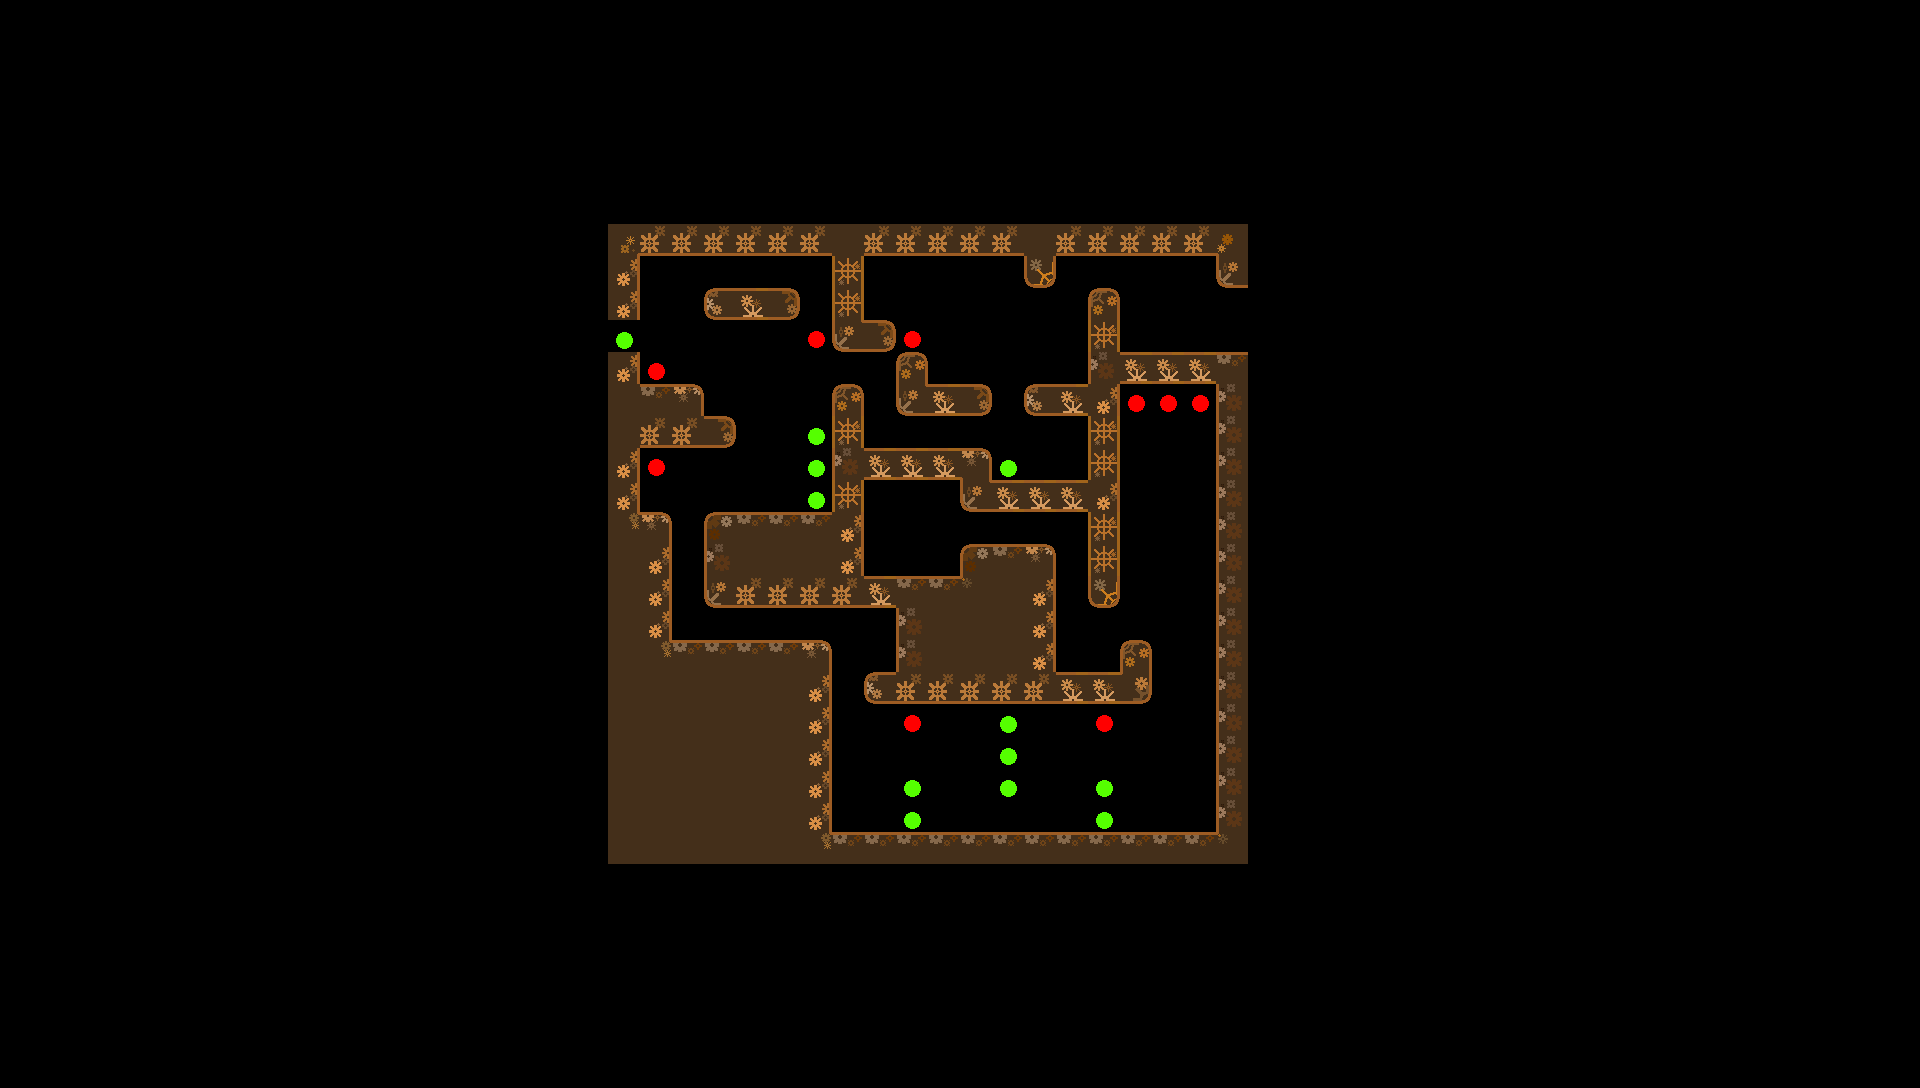

Rendered tile map (Tiled .tmx) drawn with the repository's tilesets; below, a short description and the full map source, tile grids included:
An orthogonal 60x34 tile map with 32x32 px tiles, 1 tile layer (Tile Layer 1).

<map version="1.10" tiledversion="1.10.2" orientation="orthogonal" renderorder="right-down" width="60" height="34" tilewidth="32" tileheight="32" infinite="0" nextlayerid="2" nextobjectid="1">
 <tileset firstgid="1" name="edited tileset" tilewidth="32" tileheight="32" tilecount="27" columns="9">
  <image source="Assets/tile set.png" width="288" height="96" />
 </tileset>
 <layer id="1" name="Tile Layer 1" width="60" height="34">
  <data encoding="csv">
0,0,0,0,0,0,0,0,0,0,0,0,0,0,0,0,0,0,0,0,0,0,0,0,0,0,0,0,0,0,0,0,0,0,0,0,0,0,0,0,0,0,0,0,0,0,0,0,0,0,0,0,0,0,0,0,0,0,0,0,
0,0,0,0,0,0,0,0,0,0,0,0,0,0,0,0,0,0,0,0,0,0,0,0,0,0,0,0,0,0,0,0,0,0,0,0,0,0,0,0,0,0,0,0,0,0,0,0,0,0,0,0,0,0,0,0,0,0,0,0,
0,0,0,0,0,0,0,0,0,0,0,0,0,0,0,0,0,0,0,0,0,0,0,0,0,0,0,0,0,0,0,0,0,0,0,0,0,0,0,0,0,0,0,0,0,0,0,0,0,0,0,0,0,0,0,0,0,0,0,0,
0,0,0,0,0,0,0,0,0,0,0,0,0,0,0,0,0,0,0,0,0,0,0,0,0,0,0,0,0,0,0,0,0,0,0,0,0,0,0,0,0,0,0,0,0,0,0,0,0,0,0,0,0,0,0,0,0,0,0,0,
0,0,0,0,0,0,0,0,0,0,0,0,0,0,0,0,0,0,0,0,0,0,0,0,0,0,0,0,0,0,0,0,0,0,0,0,0,0,0,0,0,0,0,0,0,0,0,0,0,0,0,0,0,0,0,0,0,0,0,0,
0,0,0,0,0,0,0,0,0,0,0,0,0,0,0,0,0,0,0,0,0,0,0,0,0,0,0,0,0,0,0,0,0,0,0,0,0,0,0,0,0,0,0,0,0,0,0,0,0,0,0,0,0,0,0,0,0,0,0,0,
0,0,0,0,0,0,0,0,0,0,0,0,0,0,0,0,0,0,0,0,0,0,0,0,0,0,0,0,0,0,0,0,0,0,0,0,0,0,0,0,0,0,0,0,0,0,0,0,0,0,0,0,0,0,0,0,0,0,0,0,
0,0,0,0,0,0,0,0,0,0,0,0,0,0,0,0,0,0,0,16,20,20,20,20,20,20,11,20,20,20,20,20,11,20,20,20,20,20,17,0,0,0,0,0,0,0,0,0,0,0,0,0,0,0,0,0,0,0,0,0,
0,0,0,0,0,0,0,0,0,0,0,0,0,0,0,0,0,0,0,12,0,0,0,0,0,0,8,0,0,0,0,0,24,0,0,0,0,0,19,0,0,0,0,0,0,0,0,0,0,0,0,0,0,0,0,0,0,0,0,0,
0,0,0,0,0,0,0,0,0,0,0,0,0,0,0,0,0,0,0,12,0,0,4,7,5,0,8,0,0,0,0,0,0,0,15,0,0,0,0,0,0,0,0,0,0,0,0,0,0,0,0,0,0,0,0,0,0,0,0,0,
0,0,0,0,0,0,0,0,0,0,0,0,0,0,0,0,0,0,0,9,0,0,0,0,0,18,22,5,18,0,0,0,0,0,8,0,0,0,0,0,0,0,0,0,0,0,0,0,0,0,0,0,0,0,0,0,0,0,0,0,
0,0,0,0,0,0,0,0,0,0,0,0,0,0,0,0,0,0,0,12,18,0,0,0,0,0,0,0,15,0,0,0,0,0,10,7,7,7,2,0,0,0,0,0,0,0,0,0,0,0,0,0,0,0,0,0,0,0,0,0,
0,0,0,0,0,0,0,0,0,0,0,0,0,0,0,0,0,0,0,11,2,3,0,0,0,0,15,0,22,7,5,0,4,7,12,18,18,18,10,0,0,0,0,0,0,0,0,0,0,0,0,0,0,0,0,0,0,0,0,0,
0,0,0,0,0,0,0,0,0,0,0,0,0,0,0,0,0,0,0,11,20,20,5,0,0,9,8,0,0,0,0,0,0,0,8,0,0,0,10,0,0,0,0,0,0,0,0,0,0,0,0,0,0,0,0,0,0,0,0,0,
0,0,0,0,0,0,0,0,0,0,0,0,0,0,0,0,0,0,0,12,18,0,0,0,0,9,10,7,7,7,14,9,0,0,8,0,0,0,10,0,0,0,0,0,0,0,0,0,0,0,0,0,0,0,0,0,0,0,0,0,
0,0,0,0,0,0,0,0,0,0,0,0,0,0,0,0,0,0,0,12,0,0,0,0,0,9,8,0,0,0,22,7,7,7,12,0,0,0,10,0,0,0,0,0,0,0,0,0,0,0,0,0,0,0,0,0,0,0,0,0,
0,0,0,0,0,0,0,0,0,0,0,0,0,0,0,0,0,0,0,25,3,0,1,2,2,2,12,0,0,0,0,0,0,0,8,0,0,0,10,0,0,0,0,0,0,0,0,0,0,0,0,0,0,0,0,0,0,0,0,0,
0,0,0,0,0,0,0,0,0,0,0,0,0,0,0,0,0,0,0,11,12,0,10,11,11,11,12,27,0,0,1,2,3,0,8,0,0,0,10,0,0,0,0,0,0,0,0,0,0,0,0,0,0,0,0,0,0,0,0,0,
0,0,0,0,0,0,0,0,0,0,0,0,0,0,0,0,0,0,0,11,12,0,19,20,20,20,20,7,2,2,26,11,12,0,24,0,0,0,10,0,0,0,0,0,0,0,0,0,0,0,0,0,0,0,0,0,0,0,0,0,
0,0,0,0,0,0,0,0,0,0,0,0,0,0,0,0,0,0,0,11,12,0,0,0,0,0,0,0,10,11,11,11,12,0,0,0,0,0,10,0,0,0,0,0,0,0,0,0,0,0,0,0,0,0,0,0,0,0,0,0,
0,0,0,0,0,0,0,0,0,0,0,0,0,0,0,0,0,0,0,11,25,2,2,2,2,3,0,0,10,11,11,11,12,0,0,15,0,0,10,0,0,0,0,0,0,0,0,0,0,0,0,0,0,0,0,0,0,0,0,0,
0,0,0,0,0,0,0,0,0,0,0,0,0,0,0,0,0,0,0,11,11,11,11,11,11,12,0,4,20,20,20,20,20,7,7,23,0,0,10,0,0,0,0,0,0,0,0,0,0,0,0,0,0,0,0,0,0,0,0,0,
0,0,0,0,0,0,0,0,0,0,0,0,0,0,0,0,0,0,0,11,11,11,11,11,11,12,0,0,18,0,0,9,0,0,18,0,0,0,10,0,0,0,0,0,0,0,0,0,0,0,0,0,0,0,0,0,0,0,0,0,
0,0,0,0,0,0,0,0,0,0,0,0,0,0,0,0,0,0,0,11,11,11,11,11,11,12,0,0,0,0,0,9,0,0,0,0,0,0,10,0,0,0,0,0,0,0,0,0,0,0,0,0,0,0,0,0,0,0,0,0,
0,0,0,0,0,0,0,0,0,0,0,0,0,0,0,0,0,0,0,11,11,11,11,11,11,12,0,0,9,0,0,9,0,0,9,0,0,0,10,0,0,0,0,0,0,0,0,0,0,0,0,0,0,0,0,0,0,0,0,0,
0,0,0,0,0,0,0,0,0,0,0,0,0,0,0,0,0,0,0,11,11,11,11,11,11,12,0,0,9,0,0,0,0,0,9,0,0,0,10,0,0,0,0,0,0,0,0,0,0,0,0,0,0,0,0,0,0,0,0,0,
0,0,0,0,0,0,0,0,0,0,0,0,0,0,0,0,0,0,0,11,11,11,11,11,11,25,2,2,2,2,2,2,2,2,2,2,2,2,26,0,0,0,0,0,0,0,0,0,0,0,0,0,0,0,0,0,0,0,0,0,
0,0,0,0,0,0,0,0,0,0,0,0,0,0,0,0,0,0,0,0,0,0,0,0,0,0,0,0,0,0,0,0,0,0,0,0,0,0,0,0,0,0,0,0,0,0,0,0,0,0,0,0,0,0,0,0,0,0,0,0,
0,0,0,0,0,0,0,0,0,0,0,0,0,0,0,0,0,0,0,0,0,0,0,0,0,0,0,0,0,0,0,0,0,0,0,0,0,0,0,0,0,0,0,0,0,0,0,0,0,0,0,0,0,0,0,0,0,0,0,0,
0,0,0,0,0,0,0,0,0,0,0,0,0,0,0,0,0,0,0,0,0,0,0,0,0,0,0,0,0,0,0,0,0,0,0,0,0,0,0,0,0,0,0,0,0,0,0,0,0,0,0,0,0,0,0,0,0,0,0,0,
0,0,0,0,0,0,0,0,0,0,0,0,0,0,0,0,0,0,0,0,0,0,0,0,0,0,0,0,0,0,0,0,0,0,0,0,0,0,0,0,0,0,0,0,0,0,0,0,0,0,0,0,0,0,0,0,0,0,0,0,
0,0,0,0,0,0,0,0,0,0,0,0,0,0,0,0,0,0,0,0,0,0,0,0,0,0,0,0,0,0,0,0,0,0,0,0,0,0,0,0,0,0,0,0,0,0,0,0,0,0,0,0,0,0,0,0,0,0,0,0,
0,0,0,0,0,0,0,0,0,0,0,0,0,0,0,0,0,0,0,0,0,0,0,0,0,0,0,0,0,0,0,0,0,0,0,0,0,0,0,0,0,0,0,0,0,0,0,0,0,0,0,0,0,0,0,0,0,0,0,0,
0,0,0,0,0,0,0,0,0,0,0,0,0,0,0,0,0,0,0,0,0,0,0,0,0,0,0,0,0,0,0,0,0,0,0,0,0,0,0,0,0,0,0,0,0,0,0,0,0,0,0,0,0,0,0,0,0,0,0,0
</data>
 </layer>
</map>
